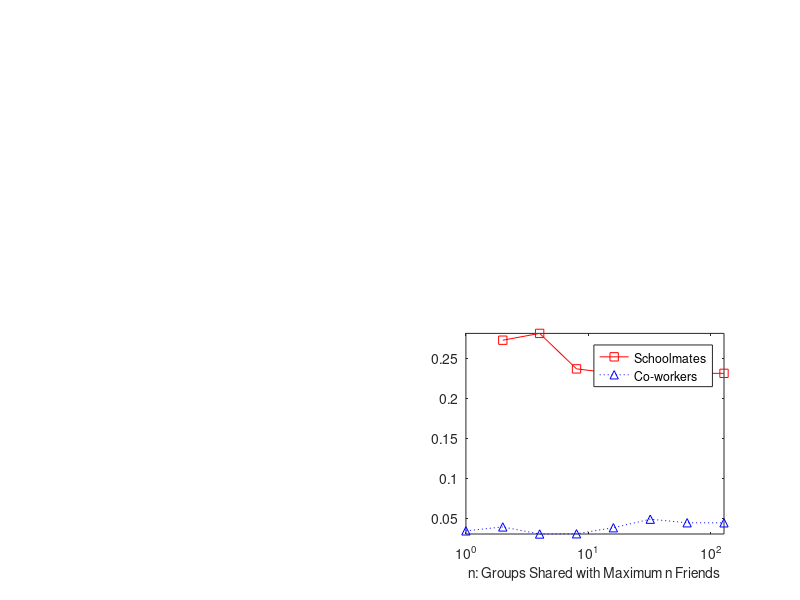

Source code (MATLAB):
load GENERAL_LIKES_probs.txt
GL = GENERAL_LIKES_probs;
load GROUPS_probs.txt
GR = GROUPS_probs;
load MOVIES_probs.txt;
MOV = MOVIES_probs;
load MUSIC_probs.txt;
MUS = MUSIC_probs;
load TELEVISION_probs.txt;
TEL = TELEVISION_probs;
load SCHOOL_probs.txt;
SCH = SCHOOL_probs;
load WORK_probs.txt;
WK = WORK_probs;
figure(2);
n = [1,2,4,8,16,32,64,128];
%n = 1:8;
fontsize = 10;
k = 2;
t = 2;
subplot(2,2,k + 2*(t-1));

%hold off;
%errorbar(n,GR(1:8,2),GR(1:8,12),'k.:');
%hold on;
%errorbar(n,GL(1:8,2),GL(1:8,12),'r.-');
%errorbar(n,MOV(1:8,2),MOV(1:8,12),'g.-');
%errorbar(n,MUS(1:8,2),MUS(1:8,12),'b.--');
%errorbar(n,TEL(1:8,2),TEL(1:8,12),'m.:');

if (t == 1)
    hold off;
    plot(n,GR(1:8,k),'k*:');
    hold on;
    plot(n,GL(1:8,k),'ro-');
    plot(n,MOV(1:8,k),'g^-');
    plot(n,MUS(1:8,k),'bv--');
    plot(n,TEL(1:8,k),'ms:');
else
    hold off;
    plot(n,WK(1:8,k),'rs-');    
    hold on;
    plot(n,SCH(1:8,k),'b^:');
end


set(gca,'xscale','log');
if (t == 1)
    title(['k=',num2str(k)],'FontSize',fontsize);
end
xlabel('n: Groups Shared with Maximum n Friends','FontSize',fontsize);
if (k ==1)
    if (t == 1)
        ylabel('INTERESTS','FontSize',fontsize);
    else
        ylabel('HISTORY','FontSize',fontsize);
    end
end
if (k > 1) 
    if (t == 1)
        legend('Groups','Page Likes', 'Movies', 'Music', 'Television');
    else
        legend('Schoolmates', 'Co-workers');
    end
end
axis tight;

